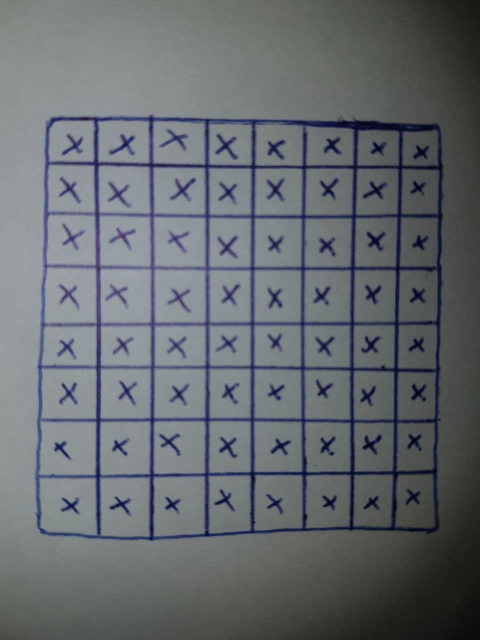
#> input picture images/samples/char-packs/crosses.jpg, 960 x 1280 px (shown at 1/2 size); its folder holds only this picture in this run
$ python -i image_game_processor.py   (imports and definitions only)
#> lines starting #> are read from the running program, lines starting #| are printed output that depends on the picture; after the words box and inside, x2 and y2 are one past the last pixel; in counts of white or black regions, pixels touching at a corner belong together
#> further down, picture is the input picture: shape (1280, 960, 3); mean B, G, R 110.7, 106.5, 102
from copy import deepcopy
from math import sqrt
from statistics import mean, stdev

import cv2
import numpy as np
from PIL import Image

from datastructures import barbecue as ba


# [20 lines left out: functions rescale_frame, get_image, not called in this run]


def custom_threshold(image):
    """
    custom threshold for input image
    :param image: rgb image
    :return: binary image
    """
    image_gray = cv2.cvtColor(image, cv2.COLOR_BGR2GRAY)
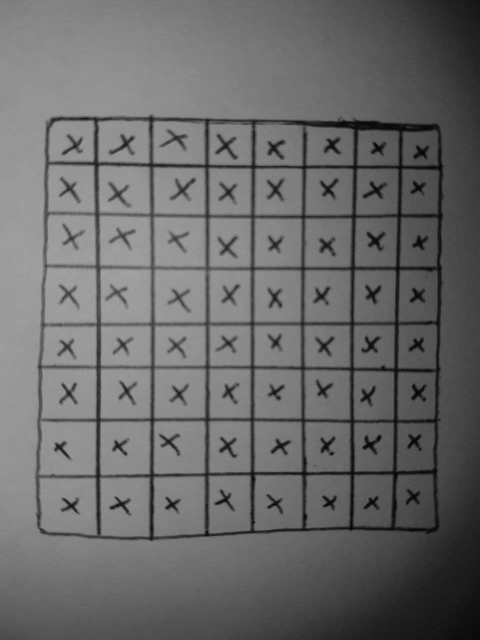
#> image_gray: shape (1280, 960) (shown at 1/2 size); min 2, max 168, mean 105.7
    blurred = cv2.GaussianBlur(image_gray, (5, 5), 1)
    thresh = cv2.adaptiveThreshold(blurred, 255, cv2.ADAPTIVE_THRESH_MEAN_C, cv2.THRESH_BINARY_INV, 55, 5)
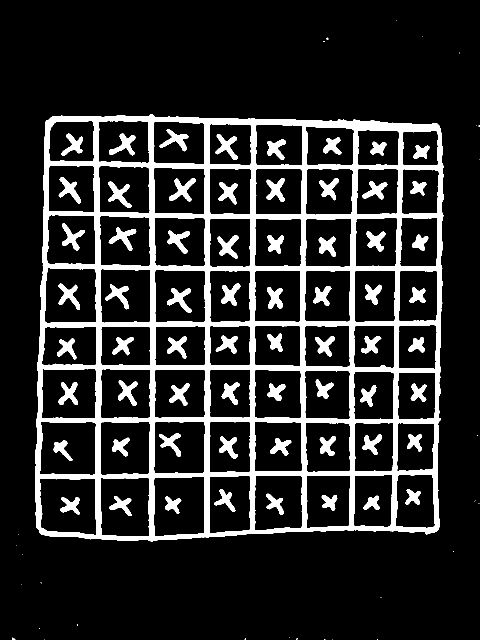
#> thresh: shape (1280, 960) (shown at 1/2 size); 15.2% white; 94 white regions (28 under 20 px), largest, box (x1, y1, x2, y2) and area: (70, 228, 888, 1083) 137458, (338, 356, 392, 403) 1042, (216, 363, 263, 416) 999
    return thresh


def distance(p1, p2):
    return sqrt(((p1[0] - p2[0]) ** 2) + ((p1[1] - p2[1]) ** 2))


# [216 lines left out: functions nearest_point, closest_pair, rotating_index, form_square_perspective, fit_grid_perspective, max_contour and 5 more, not called in this run]

>>> import cv2
>>> picture = cv2.imread('../images/samples/char-packs/crosses.jpg')
>>> result = custom_threshold(picture)

$ run again, on images/samples/char-packs/squares_empty.jpg
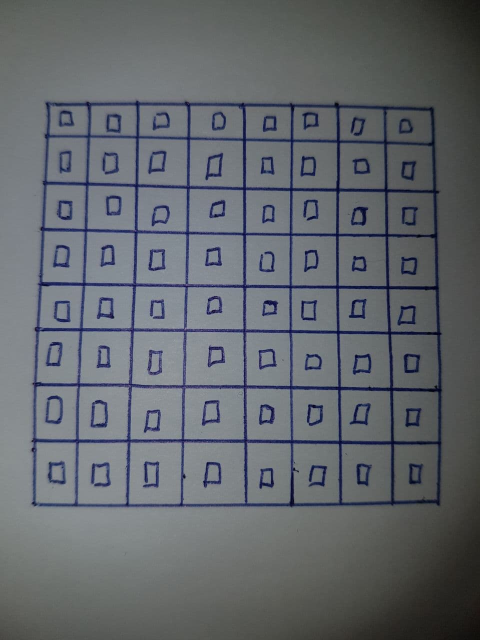
#> input picture images/samples/char-packs/squares_empty.jpg, 960 x 1280 px (shown at 1/2 size)
#> picture is the input picture: shape (1280, 960, 3); mean B, G, R 108.2, 103, 98.7
#> in custom_threshold, `image_gray = cv2.cvtColor(image, cv2.COLOR_BGR2GRAY)`:
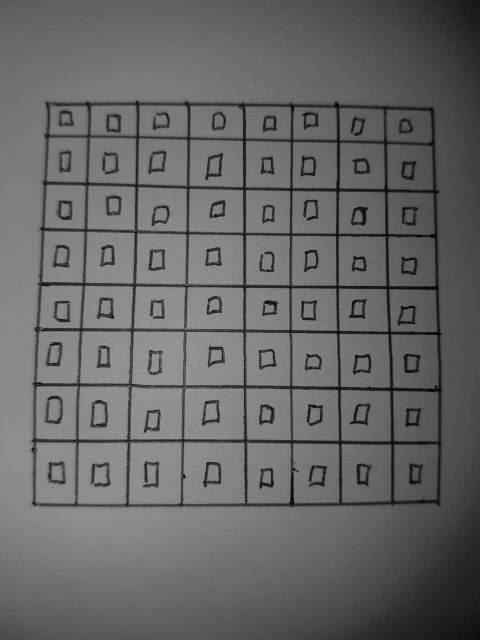
#> image_gray: shape (1280, 960) (shown at 1/2 size); min 1, max 184, mean 102.4
#> in custom_threshold, `thresh = cv2.adaptiveThreshold(blurred, 255, cv2.ADAPTIVE_THRESH_MEAN_..`:
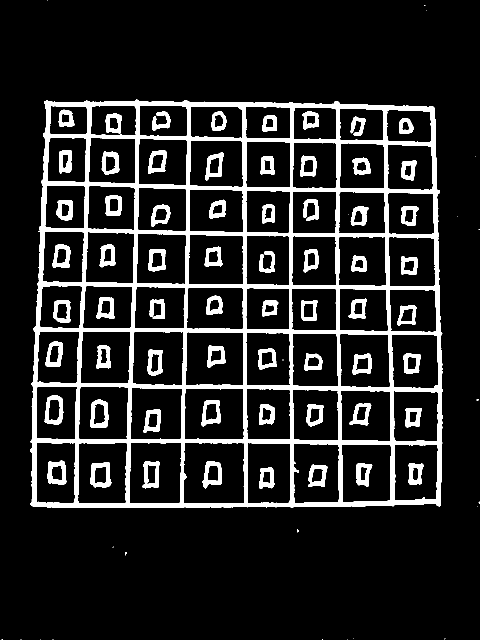
#> thresh: shape (1280, 960) (shown at 1/2 size); 13.1% white; 88 white regions (23 under 20 px), largest, box (x1, y1, x2, y2) and area: (61, 199, 885, 1016) 109534, (181, 924, 223, 975) 1142, (180, 799, 217, 856) 1086
